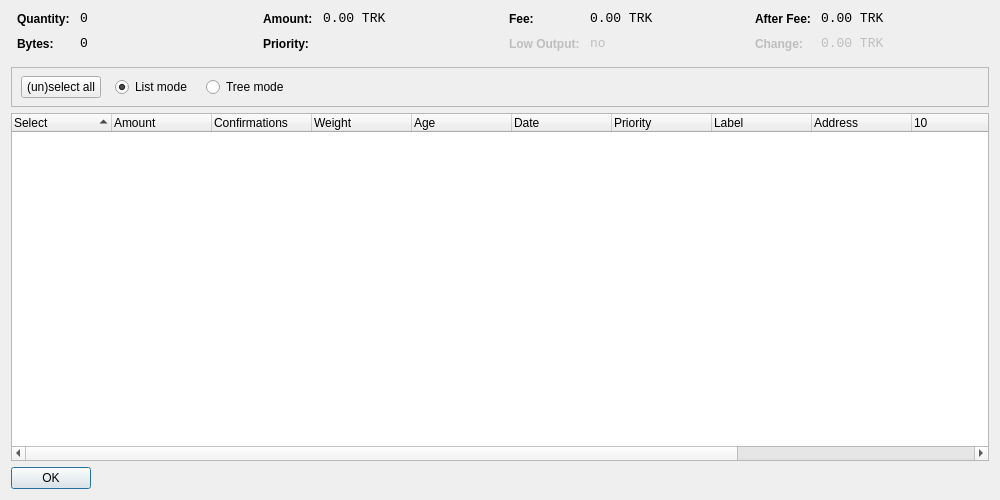
<?xml version="1.0" encoding="UTF-8"?>
<ui version="4.0">
 <class>CoinControlDialog</class>
 <widget class="QDialog" name="CoinControlDialog">
  <property name="geometry">
   <rect>
    <x>0</x>
    <y>0</y>
    <width>1000</width>
    <height>500</height>
   </rect>
  </property>
  <property name="windowTitle">
   <string>Coin Control</string>
  </property>
  <layout class="QVBoxLayout" name="verticalLayout">
   <item>
    <layout class="QHBoxLayout" name="horizontalLayoutTop" stretch="0,0,0,0">
     <property name="topMargin">
      <number>0</number>
     </property>
     <property name="bottomMargin">
      <number>10</number>
     </property>
     <item>
      <layout class="QFormLayout" name="formLayoutCoinControl1">
       <property name="horizontalSpacing">
        <number>10</number>
       </property>
       <property name="verticalSpacing">
        <number>10</number>
       </property>
       <property name="leftMargin">
        <number>6</number>
       </property>
       <property name="rightMargin">
        <number>6</number>
       </property>
       <item row="0" column="0">
        <widget class="QLabel" name="labelCoinControlQuantityText">
         <property name="styleSheet">
          <string notr="true">font-weight:bold;</string>
         </property>
         <property name="text">
          <string>Quantity:</string>
         </property>
        </widget>
       </item>
       <item row="0" column="1">
        <widget class="QLabel" name="labelCoinControlQuantity">
         <property name="font">
          <font>
           <family>Monospace</family>
           <pointsize>10</pointsize>
          </font>
         </property>
         <property name="cursor">
          <cursorShape>IBeamCursor</cursorShape>
         </property>
         <property name="contextMenuPolicy">
          <enum>Qt::ActionsContextMenu</enum>
         </property>
         <property name="text">
          <string>0</string>
         </property>
         <property name="textInteractionFlags">
          <set>Qt::LinksAccessibleByMouse|Qt::TextSelectableByKeyboard|Qt::TextSelectableByMouse</set>
         </property>
        </widget>
       </item>
       <item row="1" column="0">
        <widget class="QLabel" name="labelCoinControlBytesText">
         <property name="styleSheet">
          <string notr="true">font-weight:bold;</string>
         </property>
         <property name="text">
          <string>Bytes:</string>
         </property>
        </widget>
       </item>
       <item row="1" column="1">
        <widget class="QLabel" name="labelCoinControlBytes">
         <property name="font">
          <font>
           <family>Monospace</family>
           <pointsize>10</pointsize>
          </font>
         </property>
         <property name="cursor">
          <cursorShape>IBeamCursor</cursorShape>
         </property>
         <property name="contextMenuPolicy">
          <enum>Qt::ActionsContextMenu</enum>
         </property>
         <property name="text">
          <string>0</string>
         </property>
         <property name="textInteractionFlags">
          <set>Qt::LinksAccessibleByMouse|Qt::TextSelectableByKeyboard|Qt::TextSelectableByMouse</set>
         </property>
        </widget>
       </item>
      </layout>
     </item>
     <item>
      <layout class="QFormLayout" name="formLayoutCoinControl2">
       <property name="horizontalSpacing">
        <number>10</number>
       </property>
       <property name="verticalSpacing">
        <number>10</number>
       </property>
       <property name="leftMargin">
        <number>6</number>
       </property>
       <property name="rightMargin">
        <number>6</number>
       </property>
       <item row="0" column="0">
        <widget class="QLabel" name="labelCoinControlAmountText">
         <property name="styleSheet">
          <string notr="true">font-weight:bold;</string>
         </property>
         <property name="text">
          <string>Amount:</string>
         </property>
        </widget>
       </item>
       <item row="0" column="1">
        <widget class="QLabel" name="labelCoinControlAmount">
         <property name="font">
          <font>
           <family>Monospace</family>
           <pointsize>10</pointsize>
          </font>
         </property>
         <property name="cursor">
          <cursorShape>IBeamCursor</cursorShape>
         </property>
         <property name="contextMenuPolicy">
          <enum>Qt::ActionsContextMenu</enum>
         </property>
         <property name="text">
          <string>0.00 TRK</string>
         </property>
         <property name="textInteractionFlags">
          <set>Qt::LinksAccessibleByMouse|Qt::TextSelectableByKeyboard|Qt::TextSelectableByMouse</set>
         </property>
        </widget>
       </item>
       <item row="1" column="0">
        <widget class="QLabel" name="labelCoinControlPriorityText">
         <property name="styleSheet">
          <string notr="true">font-weight:bold;</string>
         </property>
         <property name="text">
          <string>Priority:</string>
         </property>
        </widget>
       </item>
       <item row="1" column="1">
        <widget class="QLabel" name="labelCoinControlPriority">
         <property name="font">
          <font>
           <family>Monospace</family>
           <pointsize>10</pointsize>
          </font>
         </property>
         <property name="cursor">
          <cursorShape>IBeamCursor</cursorShape>
         </property>
         <property name="contextMenuPolicy">
          <enum>Qt::ActionsContextMenu</enum>
         </property>
         <property name="text">
          <string/>
         </property>
         <property name="textInteractionFlags">
          <set>Qt::LinksAccessibleByMouse|Qt::TextSelectableByKeyboard|Qt::TextSelectableByMouse</set>
         </property>
        </widget>
       </item>
      </layout>
     </item>
     <item>
      <layout class="QFormLayout" name="formLayoutCoinControl3">
       <property name="horizontalSpacing">
        <number>10</number>
       </property>
       <property name="verticalSpacing">
        <number>10</number>
       </property>
       <property name="leftMargin">
        <number>6</number>
       </property>
       <property name="rightMargin">
        <number>6</number>
       </property>
       <item row="0" column="0">
        <widget class="QLabel" name="labelCoinControlFeeText">
         <property name="styleSheet">
          <string notr="true">font-weight:bold;</string>
         </property>
         <property name="text">
          <string>Fee:</string>
         </property>
        </widget>
       </item>
       <item row="0" column="1">
        <widget class="QLabel" name="labelCoinControlFee">
         <property name="font">
          <font>
           <family>Monospace</family>
           <pointsize>10</pointsize>
          </font>
         </property>
         <property name="cursor">
          <cursorShape>IBeamCursor</cursorShape>
         </property>
         <property name="contextMenuPolicy">
          <enum>Qt::ActionsContextMenu</enum>
         </property>
         <property name="text">
          <string>0.00 TRK</string>
         </property>
         <property name="textInteractionFlags">
          <set>Qt::LinksAccessibleByMouse|Qt::TextSelectableByKeyboard|Qt::TextSelectableByMouse</set>
         </property>
        </widget>
       </item>
       <item row="1" column="0">
        <widget class="QLabel" name="labelCoinControlLowOutputText">
         <property name="enabled">
          <bool>false</bool>
         </property>
         <property name="styleSheet">
          <string notr="true">font-weight:bold;</string>
         </property>
         <property name="text">
          <string>Low Output:</string>
         </property>
        </widget>
       </item>
       <item row="1" column="1">
        <widget class="QLabel" name="labelCoinControlLowOutput">
         <property name="enabled">
          <bool>false</bool>
         </property>
         <property name="font">
          <font>
           <family>Monospace</family>
           <pointsize>10</pointsize>
          </font>
         </property>
         <property name="cursor">
          <cursorShape>IBeamCursor</cursorShape>
         </property>
         <property name="contextMenuPolicy">
          <enum>Qt::ActionsContextMenu</enum>
         </property>
         <property name="text">
          <string>no</string>
         </property>
         <property name="textInteractionFlags">
          <set>Qt::LinksAccessibleByMouse|Qt::TextSelectableByKeyboard|Qt::TextSelectableByMouse</set>
         </property>
        </widget>
       </item>
      </layout>
     </item>
     <item>
      <layout class="QFormLayout" name="formLayoutCoinControl4">
       <property name="fieldGrowthPolicy">
        <enum>QFormLayout::AllNonFixedFieldsGrow</enum>
       </property>
       <property name="horizontalSpacing">
        <number>10</number>
       </property>
       <property name="verticalSpacing">
        <number>10</number>
       </property>
       <property name="leftMargin">
        <number>6</number>
       </property>
       <property name="rightMargin">
        <number>6</number>
       </property>
       <item row="0" column="0">
        <widget class="QLabel" name="labelCoinControlAfterFeeText">
         <property name="styleSheet">
          <string notr="true">font-weight:bold;</string>
         </property>
         <property name="text">
          <string>After Fee:</string>
         </property>
        </widget>
       </item>
       <item row="0" column="1">
        <widget class="QLabel" name="labelCoinControlAfterFee">
         <property name="font">
          <font>
           <family>Monospace</family>
           <pointsize>10</pointsize>
          </font>
         </property>
         <property name="cursor">
          <cursorShape>IBeamCursor</cursorShape>
         </property>
         <property name="contextMenuPolicy">
          <enum>Qt::ActionsContextMenu</enum>
         </property>
         <property name="text">
          <string>0.00 TRK</string>
         </property>
         <property name="textInteractionFlags">
          <set>Qt::LinksAccessibleByMouse|Qt::TextSelectableByKeyboard|Qt::TextSelectableByMouse</set>
         </property>
        </widget>
       </item>
       <item row="1" column="0">
        <widget class="QLabel" name="labelCoinControlChangeText">
         <property name="enabled">
          <bool>false</bool>
         </property>
         <property name="styleSheet">
          <string notr="true">font-weight:bold;</string>
         </property>
         <property name="text">
          <string>Change:</string>
         </property>
        </widget>
       </item>
       <item row="1" column="1">
        <widget class="QLabel" name="labelCoinControlChange">
         <property name="enabled">
          <bool>false</bool>
         </property>
         <property name="font">
          <font>
           <family>Monospace</family>
           <pointsize>10</pointsize>
          </font>
         </property>
         <property name="cursor">
          <cursorShape>IBeamCursor</cursorShape>
         </property>
         <property name="contextMenuPolicy">
          <enum>Qt::ActionsContextMenu</enum>
         </property>
         <property name="text">
          <string>0.00 TRK</string>
         </property>
         <property name="textInteractionFlags">
          <set>Qt::LinksAccessibleByMouse|Qt::TextSelectableByKeyboard|Qt::TextSelectableByMouse</set>
         </property>
        </widget>
       </item>
      </layout>
     </item>
    </layout>
   </item>
   <item>
    <widget class="QFrame" name="frame">
     <property name="minimumSize">
      <size>
       <width>0</width>
       <height>40</height>
      </size>
     </property>
     <property name="frameShape">
      <enum>QFrame::StyledPanel</enum>
     </property>
     <property name="frameShadow">
      <enum>QFrame::Sunken</enum>
     </property>
     <widget class="QWidget" name="horizontalLayoutWidget">
      <property name="geometry">
       <rect>
        <x>10</x>
        <y>0</y>
        <width>781</width>
        <height>41</height>
       </rect>
      </property>
      <layout class="QHBoxLayout" name="horizontalLayoutPanel" stretch="0,0,0,0">
       <property name="spacing">
        <number>14</number>
       </property>
       <item>
        <widget class="QPushButton" name="pushButtonSelectAll">
         <property name="sizePolicy">
          <sizepolicy hsizetype="Maximum" vsizetype="Fixed">
           <horstretch>0</horstretch>
           <verstretch>0</verstretch>
          </sizepolicy>
         </property>
         <property name="text">
          <string>(un)select all</string>
         </property>
        </widget>
       </item>
       <item>
        <widget class="QRadioButton" name="radioListMode">
         <property name="sizePolicy">
          <sizepolicy hsizetype="Maximum" vsizetype="Fixed">
           <horstretch>0</horstretch>
           <verstretch>0</verstretch>
          </sizepolicy>
         </property>
         <property name="text">
          <string>List mode</string>
         </property>
         <property name="checked">
          <bool>true</bool>
         </property>
        </widget>
       </item>
       <item>
        <widget class="QRadioButton" name="radioTreeMode">
         <property name="sizePolicy">
          <sizepolicy hsizetype="Maximum" vsizetype="Fixed">
           <horstretch>0</horstretch>
           <verstretch>0</verstretch>
          </sizepolicy>
         </property>
         <property name="text">
          <string>Tree mode</string>
         </property>
        </widget>
       </item>
       <item>
        <spacer name="horizontalSpacer">
         <property name="orientation">
          <enum>Qt::Horizontal</enum>
         </property>
         <property name="sizeHint" stdset="0">
          <size>
           <width>40</width>
           <height>20</height>
          </size>
         </property>
        </spacer>
       </item>
      </layout>
     </widget>
    </widget>
   </item>
   <item>
    <widget class="CoinControlTreeWidget" name="treeWidget">
     <property name="contextMenuPolicy">
      <enum>Qt::CustomContextMenu</enum>
     </property>
     <property name="sortingEnabled">
      <bool>false</bool>
     </property>
     <property name="columnCount">
      <number>13</number>
     </property>
     <attribute name="headerShowSortIndicator" stdset="0">
      <bool>true</bool>
     </attribute>
     <attribute name="headerStretchLastSection">
      <bool>false</bool>
     </attribute>
     <column>
      <property name="text">
       <string>Select</string>
      </property>
     </column>
     <column>
      <property name="text">
       <string>Amount</string>
      </property>
     </column>
	 <column>
      <property name="text">
       <string>Confirmations</string>
      </property>
      <property name="toolTip">
       <string>Confirmed</string>
      </property>
     </column>
	 <column>
      <property name="text">
       <string>Weight</string>
      </property>
     </column>
	 <column>
      <property name="text">
       <string>Age</string>
      </property>
     </column>
     <column>
      <property name="text">
       <string>Date</string>
      </property>
     </column>
     <column>
      <property name="text">
       <string>Priority</string>
      </property>
     </column>
     <column>
      <property name="text">
       <string>Label</string>
      </property>
     </column>
     <column>
      <property name="text">
       <string>Address</string>
      </property>
     </column>
     <column>
      <property name="text">
       <string/>
      </property>
     </column>
     <column>
      <property name="text">
       <string/>
      </property>
     </column>
     <column>
      <property name="text">
       <string/>
      </property>
     </column>
     <column>
      <property name="text">
       <string/>
      </property>
     </column>
    </widget>
   </item>
   <item>
    <widget class="QDialogButtonBox" name="buttonBox">
     <property name="sizePolicy">
      <sizepolicy hsizetype="Maximum" vsizetype="Fixed">
       <horstretch>0</horstretch>
       <verstretch>0</verstretch>
      </sizepolicy>
     </property>
     <property name="orientation">
      <enum>Qt::Horizontal</enum>
     </property>
     <property name="standardButtons">
      <set>QDialogButtonBox::Ok</set>
     </property>
    </widget>
   </item>
  </layout>
 </widget>
 <customwidgets>
  <customwidget>
   <class>CoinControlTreeWidget</class>
   <extends>QTreeWidget</extends>
   <header>coincontroltreewidget.h</header>
  </customwidget>
 </customwidgets>
 <resources/>
 <connections/>
</ui>
